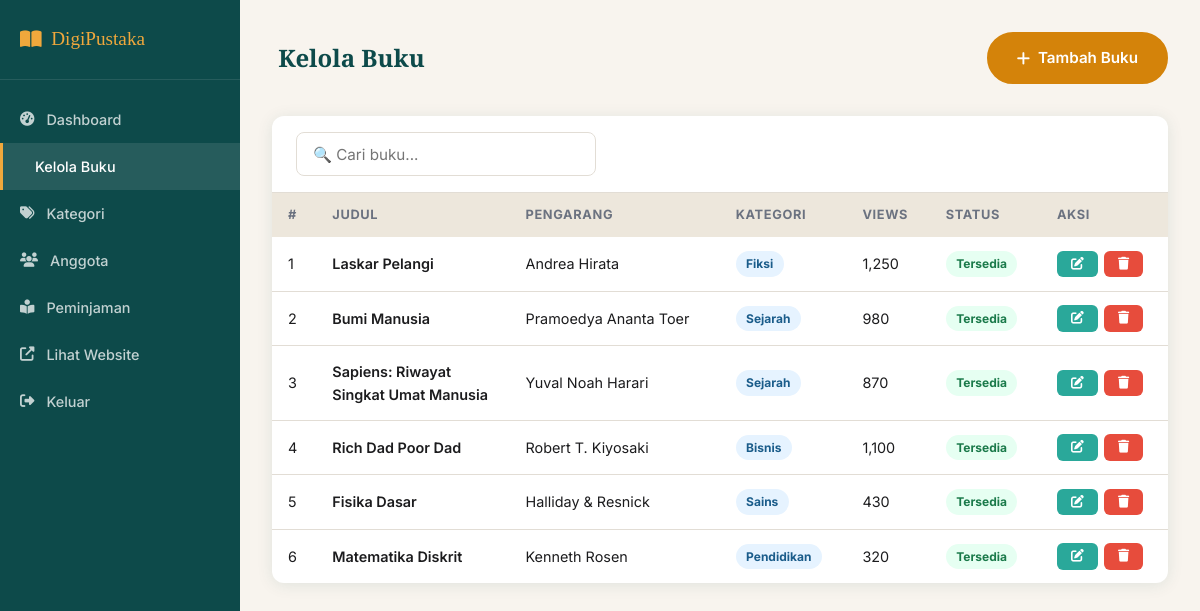
Page /admin/buku.php (signed in) on the committed database.
### tables this page shows
CREATE TABLE buku (
    id INT AUTO_INCREMENT PRIMARY KEY,
    judul VARCHAR(255) NOT NULL,
    slug VARCHAR(255) NOT NULL UNIQUE,
    pengarang VARCHAR(255) NOT NULL,
    penerbit VARCHAR(255),
    tahun_terbit YEAR,
    isbn VARCHAR(20),
    kategori_id INT,
    deskripsi TEXT,
    cover_url VARCHAR(500),
    file_url VARCHAR(500),
    halaman INT DEFAULT 0,
    bahasa VARCHAR(50) DEFAULT 'Indonesia',
    status ENUM('tersedia','tidak_tersedia') DEFAULT 'tersedia',
    views INT DEFAULT 0,
    downloads INT DEFAULT 0,
    created_at TIMESTAMP DEFAULT CURRENT_TIMESTAMP,
    FOREIGN KEY (kategori_id) REFERENCES kategori(id) ON DELETE SET NULL
);

CREATE TABLE kategori (
    id INT AUTO_INCREMENT PRIMARY KEY,
    nama VARCHAR(100) NOT NULL,
    slug VARCHAR(100) NOT NULL UNIQUE,
    deskripsi TEXT,
    ikon VARCHAR(50) DEFAULT 'book',
    created_at TIMESTAMP DEFAULT CURRENT_TIMESTAMP
);

### includes/config.php (called while the page is built, shortened)
<?php
function sanitize(string $input): string {
    return htmlspecialchars(strip_tags(trim($input)), ENT_QUOTES, 'UTF-8');
}

### admin/buku.php (the view, shortened to what this page needs)
<?php
require_once __DIR__ . '/../includes/config.php';
$db = getDB();
$aksi = $_GET['aksi'] ?? 'list';
$kategoriList = $db->query("SELECT * FROM kategori ORDER BY nama")->fetchAll();
$bukuEdit = null;
$bukuList = $db->query("
    SELECT b.*, k.nama as nama_kategori FROM buku b
    LEFT JOIN kategori k ON b.kategori_id=k.id
    ORDER BY b.created_at DESC
")->fetchAll();
?>
<!DOCTYPE html>
<html lang="id">
<head>
    <link rel="stylesheet" href="https://cdnjs.cloudflare.com/ajax/libs/font-awesome/6.5.0/css/all.min.css">
    <link rel="stylesheet" href="<?= SITE_URL ?>/assets/css/style.css">
</head>
<body>
<div class="admin-layout">
    <aside class="sidebar">
        <div class="sidebar-brand"><i class="fas fa-book-open"></i> <?= SITE_NAME ?></div>
        <nav class="sidebar-menu">
            <a href="index.php"><i class="fas fa-tachometer-alt"></i> Dashboard</a>
            <a href="buku.php" class="active"><i class="fas fa-books"></i> Kelola Buku</a>
            <a href="kategori.php"><i class="fas fa-tags"></i> Kategori</a>
            <a href="anggota.php"><i class="fas fa-users"></i> Anggota</a>
            <a href="peminjaman.php"><i class="fas fa-book-reader"></i> Peminjaman</a>
            <a href="<?= SITE_URL ?>"><i class="fas fa-external-link-alt"></i> Lihat Website</a>
            <a href="<?= SITE_URL ?>/logout.php"><i class="fas fa-sign-out-alt"></i> Keluar</a>
        </nav>
    </aside>
    <main class="admin-content">
        <div class="admin-header">
            <h1 class="admin-title"><i class="fas fa-books"></i> Kelola Buku</h1>
            <?php if ($aksi !== 'tambah' && $aksi !== 'edit'): ?>
                <a href="?aksi=tambah" class="btn btn-primary"><i class="fas fa-plus"></i> Tambah Buku</a>
            <?php else: ?>
                <a href="buku.php" class="btn" style="background:var(--cream-dark);color:var(--text)"><i class="fas fa-arrow-left"></i> Kembali</a>
            <?php endif; ?>
        </div>
        <?php if ($aksi === 'tambah' || $aksi === 'edit'): ?>
        <div class="table-card">
            <div class="table-card-header">
                <h3><?= $aksi==='edit' ? 'Edit Buku' : 'Tambah Buku Baru' ?></h3>
            </div>
            <div style="padding:1.5rem">
                <form method="POST">
                    <?php if ($bukuEdit): ?><input type="hidden" name="id" value="<?= $bukuEdit['id'] ?>"><?php endif; ?>
                    <div style="display:grid;grid-template-columns:1fr 1fr;gap:1rem">
                        <div class="form-group">
                            <label>Judul Buku *</label>
                            <input type="text" name="judul" class="form-control"
                                   value="<?= sanitize($bukuEdit['judul'] ?? '') ?>" required>
                        </div>
                        <div class="form-group">
                            <label>Pengarang *</label>
                            <input type="text" name="pengarang" class="form-control"
                                   value="<?= sanitize($bukuEdit['pengarang'] ?? '') ?>" required>
                        </div>
                        <div class="form-group">
                            <label>Penerbit</label>
                            <input type="text" name="penerbit" class="form-control"
                                   value="<?= sanitize($bukuEdit['penerbit'] ?? '') ?>">
                        </div>
                        <div class="form-group">
                            <label>Tahun Terbit</label>
                            <input type="number" name="tahun_terbit" class="form-control" min="1900" max="2099"
                                   value="<?= $bukuEdit['tahun_terbit'] ?? '' ?>">
                        </div>
                        <div class="form-group">
                            <label>ISBN</label>
                            <input type="text" name="isbn" class="form-control"
                                   value="<?= sanitize($bukuEdit['isbn'] ?? '') ?>">
                        </div>
                        <div class="form-group">
                            <label>Kategori</label>
                            <select name="kategori_id" class="form-control">
                                <option value="">— Pilih Kategori —</option>
                                <?php foreach ($kategoriList as $k): ?>
                                    <option value="<?= $k['id'] ?>" <?= ($bukuEdit['kategori_id']??'') == $k['id'] ? 'selected':'' ?>>
                                        <?= sanitize($k['nama']) ?>
                                    </option>
                                <?php endforeach; ?>
                            </select>
                        </div>
                        <div class="form-group">
                            <label>Jumlah Halaman</label>
                            <input type="number" name="halaman" class="form-control" min="0"
                                   value="<?= $bukuEdit['halaman'] ?? '' ?>">
                        </div>
                        <div class="form-group">
                            <label>Status</label>
                            <select name="status" class="form-control">
                                <option value="tersedia" <?= ($bukuEdit['status']??'tersedia')==='tersedia'?'selected':'' ?>>Tersedia</option>
                                <option value="tidak_tersedia" <?= ($bukuEdit['status']??'')==='tidak_tersedia'?'selected':'' ?>>Tidak Tersedia</option>
                            </select>
                        </div>
                    </div>
                    <div class="form-group">
                        <label>URL Cover (link gambar)</label>
                        <input type="url" name="cover_url" class="form-control"
                               value="<?= htmlspecialchars($bukuEdit['cover_url'] ?? '') ?>"
                               placeholder="https://...">
                    </div>
                    <div class="form-group">
                        <label>URL File PDF</label>
                        <input type="url" name="file_url" class="form-control"
                               value="<?= htmlspecialchars($bukuEdit['file_url'] ?? '') ?>"
                               placeholder="https://...">
                    </div>
                    <div class="form-group">
                        <label>Deskripsi</label>
                        <textarea name="deskripsi" class="form-control" rows="5"><?= sanitize($bukuEdit['deskripsi'] ?? '') ?></textarea>
                    </div>
                    <div style="display:flex;gap:1rem">
                        <button type="submit" class="btn btn-primary">
                            <i class="fas fa-save"></i> <?= $aksi==='edit' ? 'Simpan Perubahan' : 'Tambahkan Buku' ?>
                        </button>
                        <a href="buku.php" class="btn" style="background:var(--cream-dark);color:var(--text)">Batal</a>
                    </div>
                </form>
            </div>
        </div>
        <?php else: ?>
        <div class="table-card">
            <div style="padding:1rem 1.5rem;border-bottom:1px solid var(--border)">
                <input type="text" id="searchBuku" class="form-control" style="max-width:300px" placeholder="🔍 Cari buku...">
            </div>
            <div style="overflow-x:auto">
            <table class="data-table" id="tableBuku">
                <thead>
                    <tr>
                        <th>#</th>
                        <th>Judul</th>
                        <th>Pengarang</th>
                        <th>Kategori</th>
                        <th>Views</th>
                        <th>Status</th>
                        <th>Aksi</th>
                    </tr>
                </thead>
                <tbody>
                    <?php foreach ($bukuList as $i => $b): ?>
                    <tr>
                        <td><?= $i + 1 ?></td>
                        <td style="font-weight:600;max-width:180px"><?= sanitize($b['judul']) ?></td>
                        <td><?= sanitize($b['pengarang']) ?></td>
                        <td><span class="badge badge-blue"><?= sanitize($b['nama_kategori'] ?? '-') ?></span></td>
                        <td><?= number_format($b['views']) ?></td>
                        <td><span class="badge <?= $b['status']==='tersedia'?'badge-green':'badge-red' ?>"><?= $b['status'] ?></span></td>
                        <td>
                            <div class="action-btns">
                                <a href="?aksi=edit&id=<?= $b['id'] ?>" class="btn btn-sm btn-edit"><i class="fas fa-edit"></i></a>
                                <a href="?aksi=hapus&id=<?= $b['id'] ?>" class="btn btn-sm btn-delete"
                                   data-confirm="Hapus buku '<?= addslashes($b['judul']) ?>'?">
                                   <i class="fas fa-trash"></i>
                                </a>
                            </div>
                        </td>
                    </tr>
                    <?php endforeach; ?>
                </tbody>
            </table>
            </div>
        </div>
        <?php endif; ?>
    </main>
</div>
</body>
</html>

### assets/css/style.css (style rules this page uses)
:root { --teal-dark: #0d4a4a; --teal: #1a7a6e; --teal-light: #2aa89a; --amber: #d4830a; --amber-light: #f0a83c; --cream: #f8f4ee; --cream-dark: #ede7dc; --text: #1c1c1e; --text-muted: #6b7280; --white: #ffffff; --border: #e2ddd5; --shadow: 0 2px 16px rgba(13,74,74,.10); --shadow-lg: 0 8px 40px rgba(13,74,74,.18); --radius: 12px; --radius-sm: 8px; --font-display:'Playfair Display', Georgia, serif; --font-body: 'Inter', system-ui, sans-serif; }
*, *::before, *::after { box-sizing: border-box; margin: 0; padding: 0; }
html { scroll-behavior: smooth; }
body { font-family: var(--font-body); background: var(--cream); color: var(--text); line-height: 1.6; }
a { color: inherit; text-decoration: none; }
.btn { display: inline-flex; align-items: center; gap: .5rem; padding: .75rem 1.75rem; border-radius: 50px; font-weight: 600; font-size: .95rem; cursor: pointer; border: 2px solid transparent; transition: transform .15s, box-shadow .15s, background .2s; }
.btn-primary { background: var(--amber); color: #fff; border-color: var(--amber); }
.form-control { width: 100%; padding: .7rem 1rem; border: 1.5px solid var(--border); border-radius: var(--radius-sm); font-family: var(--font-body); font-size: .95rem; transition: border-color .2s, box-shadow .2s; outline: none; }
.admin-layout { display: grid; grid-template-columns: 240px 1fr; min-height: 100vh; }
.sidebar { background: var(--teal-dark); padding: 0; position: sticky; top: 0; height: 100vh; overflow-y: auto; }
.sidebar-brand { padding: 1.5rem 1.25rem; border-bottom: 1px solid rgba(255,255,255,.1); font-family: var(--font-display); font-size: 1.2rem; color: var(--amber-light); display: flex; align-items: center; gap: .6rem; }
.sidebar-menu { padding: 1rem 0; }
.sidebar-menu a { display: flex; align-items: center; gap: .75rem; padding: .75rem 1.25rem; color: rgba(255,255,255,.75); font-size: .9rem; font-weight: 500; transition: background .2s, color .2s; }
.sidebar-menu a:hover, .sidebar-menu a.active { background: rgba(255,255,255,.1); color: #fff; border-left: 3px solid var(--amber-light); }
.admin-content { background: var(--cream); padding: 2rem; overflow-y: auto; }
.admin-header { display: flex; align-items: center; justify-content: space-between; margin-bottom: 2rem; flex-wrap: wrap; gap: 1rem; }
.admin-title { font-family: var(--font-display); font-size: 1.5rem; color: var(--teal-dark); }
.table-card { background: #fff; border-radius: var(--radius); box-shadow: var(--shadow); overflow: hidden; }
.data-table { width: 100%; border-collapse: collapse; font-size: .9rem; }
.data-table th { background: var(--cream-dark); padding: .75rem 1rem; text-align: left; font-size: .8rem; font-weight: 700; text-transform: uppercase; letter-spacing: .05em; color: var(--text-muted); white-space: nowrap; }
.data-table td { padding: .85rem 1rem; border-bottom: 1px solid var(--border); vertical-align: middle; }
.data-table tr:last-child td { border-bottom: none; }
.badge { display: inline-flex; align-items: center; padding: .2rem .65rem; border-radius: 20px; font-size: .75rem; font-weight: 700; text-transform: capitalize; }
.badge-green { background: #e6fff2; color: #1a7a4a; }
.badge-blue { background: #e6f3ff; color: #1a5c8a; }
.action-btns { display: flex; gap: .4rem; flex-wrap: wrap; }
.btn-sm { padding: .3rem .75rem; font-size: .8rem; border-radius: 6px; }
.btn-edit { background: var(--teal-light); color: #fff; }
.btn-delete { background: #e74c3c; color: #fff; }

### rows in the picture
buku: judul "Laskar Pelangi", pengarang "Andrea Hirata", kategori.nama "Fiksi", views "1,250", status "Tersedia"
buku: judul "Bumi Manusia", pengarang "Pramoedya Ananta Toer", kategori.nama "Sejarah", views "980", status "Tersedia"
buku: judul "Sapiens: Riwayat Singkat Umat Manusia", pengarang "Yuval Noah Harari", kategori.nama "Sejarah", views "870", status "Tersedia"
buku: judul "Rich Dad Poor Dad", pengarang "Robert T. Kiyosaki", kategori.nama "Bisnis", views "1,100", status "Tersedia"
buku: judul "Fisika Dasar", pengarang "Halliday & Resnick", kategori.nama "Sains", views "430", status "Tersedia"
buku: judul "Matematika Diskrit", pengarang "Kenneth Rosen", kategori.nama "Pendidikan", views "320", status "Tersedia"

### other values in the picture
SITE_NAME "DigiPustaka"
